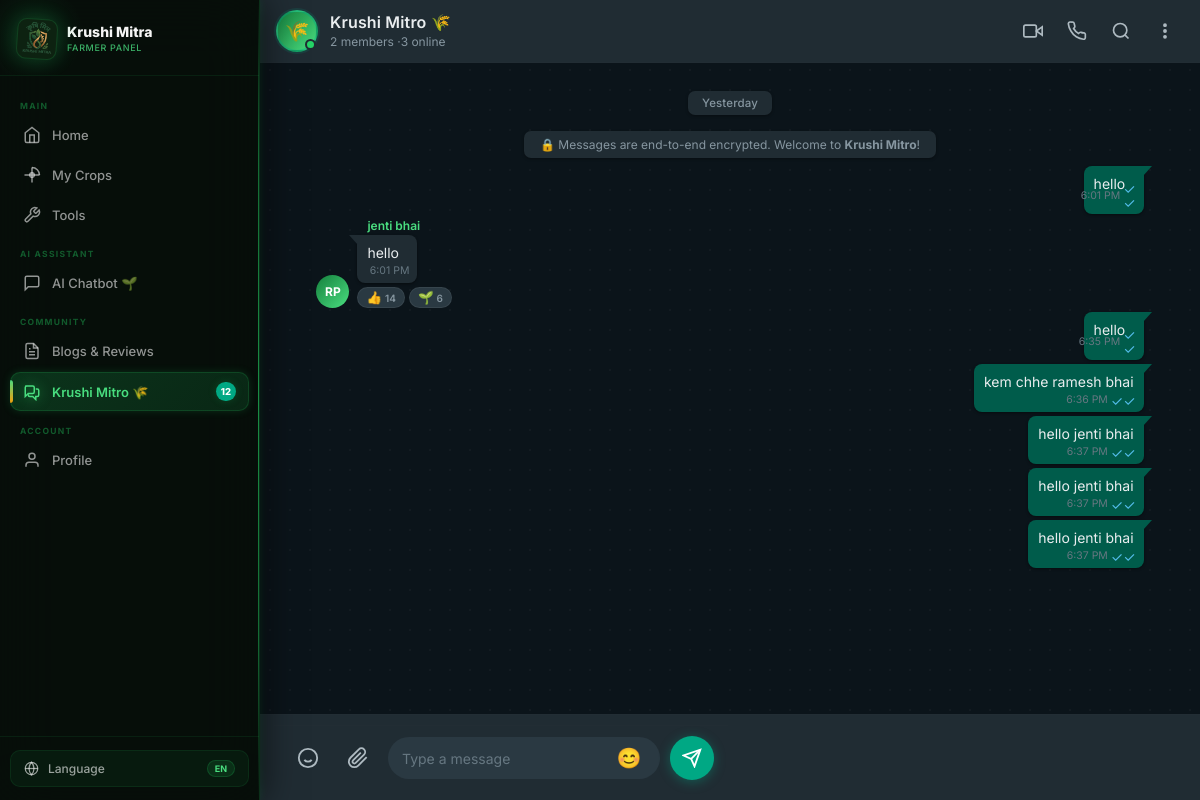
Screenshot of /community_chat (signed in) with the database file from the repository.
### farmer/models.py (models this page shows, shortened)
class community_message(models.Model):
    sender = models.ForeignKey(User,on_delete=models.CASCADE,related_name="message_my")
    message = models.TextField()
    image = models.FileField(upload_to='community/images/', null=True, blank=True)
    created_at = models.DateTimeField(auto_now_add=True)

class User(AbstractUser):
    ROLE_CHOICES = (
        ('Farmer', 'Farmer'),
        ('Buyer', 'Buyer'),
        ('Subadmin', 'Subadmin')
    )
    name = models.CharField(max_length=255)
    role = models.CharField(max_length=20, choices=ROLE_CHOICES)
    email = models.EmailField(unique=True,blank=True, null=True)
    contact = models.CharField(max_length=10, unique=True , blank=True, null=True)
    password = models.CharField(max_length=128)
    is_active = models.BooleanField(default=False)

### farmer/views.py (the view)
        def wrapper(request, *args, **kwargs):
            if "contact" in request.session:
                try:
                    user = User.objects.get(contact=request.session['contact'])
                    request.uid = user
                    if user.role not in allowed_roles:
                        messages.error(request, "Access Denied")
                        return redirect('login')
                    return view_function(request, *args, **kwargs)
                except User.DoesNotExist:
                    return redirect('login')
            return redirect('login')

### farmer/views.py (called while the page is built, shortened)
def check_login(allowed_roles):
    def decorator(view_function):
        def wrapper(request, *args, **kwargs):
            if "contact" in request.session:
                try:
                    user = User.objects.get(contact=request.session['contact'])
                    request.uid = user
                    if user.role not in allowed_roles:
                        messages.error(request, "Access Denied")
                        return redirect('login')
                    return view_function(request, *args, **kwargs)
                except User.DoesNotExist:
                    return redirect('login')
            return redirect('login')
        return wrapper
    return decorator

@check_login(['Farmer'])
def community_chat(request):
    uid = request.uid
    all_messages = community_message.objects.all()
    all_users = User.objects.all()
    user_count = len([user for user in all_users if user.is_active])
    member_count = len([user for user in all_users if user.role == 'Farmer'])
    context = {'uid': uid, 'messages':  all_messages, 'user_count': user_count, 'member_count': member_count}
    return render(request, "farmer/community_chat.html", context)

### farmer/templates/farmer/community_chat.html (shortened to what this page needs)
{% load static %}
<!DOCTYPE html>
<html lang="en">
<head>
  <link rel="stylesheet" href="{% static 'farmer/css/community_chat.css' %}">
</head>
<body>
<div class="app-shell">
  <aside class="sidebar" id="sidebar" role="navigation" aria-label="Farmer panel navigation">
    <div class="sidebar-logo">
      <img src="{% static 'farmer/images/krushi_mitra_logo.png' %}" alt="Krushi Mitra" />
      <div class="brand">Krushi Mitra <span>Farmer Panel</span></div>
    </div>
    <nav class="sidebar-nav">
      <div class="nav-section-title">Main</div>
      <a href="{% url 'farmer_home' %}" class="nav-item" id="nav-home">
        <svg viewBox="0 0 24 24" fill="none" stroke="currentColor" stroke-width="2">
          <path d="M3 9l9-7 9 7v11a2 2 0 0 1-2 2H5a2 2 0 0 1-2-2z"/>
          <polyline points="9 22 9 12 15 12 15 22"/>
        </svg>
        <span>Home</span>
      </a>
      <a href="{% url 'farmer_crops' %}" class="nav-item" id="nav-crops">
        <svg viewBox="0 0 24 24" fill="none" stroke="currentColor" stroke-width="2">
          <path d="M12 2a10 10 0 0 1 10 10"/><path d="M12 2v20"/><path d="M2 12h20"/>
          <circle cx="12" cy="12" r="3"/>
        </svg>
        <span>My Crops</span>
      </a>
      <a href="{% url 'farmer_tools' %}" class="nav-item" id="nav-tools">
        <svg viewBox="0 0 24 24" fill="none" stroke="currentColor" stroke-width="2">
          <path d="M14.7 6.3a1 1 0 0 0 0 1.4l1.6 1.6a1 1 0 0 0 1.4 0l3.77-3.77a6 6 0 0 1-7.94 7.94l-6.91 6.91a2.12 2.12 0 0 1-3-3l6.91-6.91a6 6 0 0 1 7.94-7.94l-3.76 3.76z"/>
        </svg>
        <span>Tools</span>
      </a>
      <div class="nav-section-title">AI Assistant</div>
      <a href="{% url 'farmer_chatbot' %}" class="nav-item" id="nav-chatbot">
        <svg viewBox="0 0 24 24" fill="none" stroke="currentColor" stroke-width="2">
          <path d="M21 15a2 2 0 0 1-2 2H7l-4 4V5a2 2 0 0 1 2-2h14a2 2 0 0 1 2 2z"/>
        </svg>
        <span>AI Chatbot 🌱</span>
      </a>
      <div class="nav-section-title">Community</div>
      <a href="{% url 'farmer_blogs' %}" class="nav-item" id="nav-blogs">
        <svg viewBox="0 0 24 24" fill="none" stroke="currentColor" stroke-width="2">
          <path d="M14 2H6a2 2 0 0 0-2 2v16a2 2 0 0 0 2 2h12a2 2 0 0 0 2-2V8z"/>
          <polyline points="14 2 14 8 20 8"/>
          <line x1="16" y1="13" x2="8" y2="13"/><line x1="16" y1="17" x2="8" y2="17"/>
          <polyline points="10 9 9 9 8 9"/>
        </svg>
        <span>Blogs &amp; Reviews</span>
      </a>
      <a href="{% url 'community_chat' %}" class="nav-item active" id="nav-chat" aria-current="page">
        <svg viewBox="0 0 24 24" fill="none" stroke="currentColor" stroke-width="2">
          <path d="M17 8h2a2 2 0 0 1 2 2v6a2 2 0 0 1-2 2h-2v4l-4-4H9a2 2 0 0 1-2-2v-1"/>
          <path d="M3 4h10a2 2 0 0 1 2 2v6a2 2 0 0 1-2 2H7l-4 4V6a2 2 0 0 1 2-2z"/>
        </svg>
        <span>Krushi Mitro 🌾</span>
        <span class="nav-badge" aria-label="12 unread">12</span>
      </a>
      <div class="nav-section-title">Account</div>
      <a href="{% url 'farmer_profile' %}" class="nav-item" id="nav-profile">
        <svg viewBox="0 0 24 24" fill="none" stroke="currentColor" stroke-width="2">
          <path d="M20 21v-2a4 4 0 0 0-4-4H8a4 4 0 0 0-4 4v2"/>
          <circle cx="12" cy="7" r="4"/>
        </svg>
        <span>Profile</span>
      </a>
    </nav>
    <div class="sidebar-bottom">
      <div class="lang-selector">
        <svg viewBox="0 0 24 24" fill="none" stroke="currentColor" stroke-width="2">
          <circle cx="12" cy="12" r="10"/>
          <line x1="2" y1="12" x2="22" y2="12"/>
          <path d="M12 2a15.3 15.3 0 0 1 4 10 15.3 15.3 0 0 1-4 10 15.3 15.3 0 0 1-4-10 15.3 15.3 0 0 1 4-10z"/>
        </svg>
        <span>Language</span>
        <span class="lang-current-label">EN</span>
      </div>
    </div>
  </aside>
  <div class="wa-chat">
    <div class="wa-header" id="waHeader">
      <div class="wa-header-avatar" title="Krushi Mitro Group" role="img" aria-label="Group icon">🌾</div>
      <div class="wa-header-info">
        <div class="wa-header-name">Krushi Mitro 🌾</div>
        <div class="wa-header-sub" id="headerSub">{{member_count}} members ·{{ user_count }} online</div>
      </div>
      <div class="wa-header-actions">
        <button class="wa-icon-btn" title="Video call" aria-label="Video call" id="vcBtn">
          <svg viewBox="0 0 24 24" fill="none" stroke="currentColor" stroke-width="2">
            <polygon points="23 7 16 12 23 17 23 7"/>
            <rect x="1" y="5" width="15" height="14" rx="2" ry="2"/>
          </svg>
        </button>
        <button class="wa-icon-btn" title="Voice call" aria-label="Voice call" id="callBtn">
        </button>
        <button class="wa-icon-btn" title="Search" aria-label="Search messages" id="searchBtn">
          <svg viewBox="0 0 24 24" fill="none" stroke="currentColor" stroke-width="2">
            <circle cx="11" cy="11" r="8"/><line x1="21" y1="21" x2="16.65" y2="16.65"/>
          </svg>
        </button>
        <button class="wa-icon-btn" title="More options" aria-label="More options" id="moreBtn">
          <svg viewBox="0 0 24 24" fill="none" stroke="currentColor" stroke-width="2">
            <circle cx="12" cy="5"  r="1.3" fill="currentColor"/>
            <circle cx="12" cy="12" r="1.3" fill="currentColor"/>
            <circle cx="12" cy="19" r="1.3" fill="currentColor"/>
          </svg>
        </button>
      </div>
    </div>
    <div class="wa-body" id="waBody" role="log" aria-live="polite" aria-label="Group messages">
      <div class="wa-date-badge"><span>Yesterday</span></div>
      <div class="wa-notice">
        <span>🔒 Messages are end-to-end encrypted. Welcome to <strong>Krushi Mitro</strong>!</span>
      </div>
      {%for message in messages%}
      {% if message.sender != uid %}
      <div class="wa-msg recv" id="m1">
        <div class="wa-av av-g" title="Ramesh Patel">RP</div>
        <div class="wa-bubble-wrap">
          <div class="wa-sender" style="color:#4ade80;">{{message.sender.name}}</div>
          <div class="wa-bubble">
            {{message.message}}
            <div class="wa-meta">
              <span class="wa-time">{{message.created_at|date:"g:i A"}}</span>
            </div>
          </div>
          <div class="wa-reactions">
            <span class="wa-reaction">👍 <span class="wa-reaction-count">14</span></span>
            <span class="wa-reaction">🌱 <span class="wa-reaction-count">6</span></span>
          </div>
        </div>
      </div>
      {% else %}
      <div class="wa-msg sent" id="m4">
        <div class="wa-bubble-wrap">
          <div class="wa-bubble">
            {{message.message}}
            <div class="wa-meta">
              <span class="wa-time">{{message.created_at|date:"g:i A"}}</span>
              <span class="wa-ticks">✓✓</span>
            </div>
          </div>
        </div>
      </div>
      {% endif %}
      {% endfor %}
    </div>
    <form action="{% url 'community_chat' %}" method="post" class="wa-input-bar" role="form" aria-label="Message input">
    <div class="wa-input-bar" role="form" aria-label="Message input">
      <button class="wa-input-icon" id="emojiBtn" title="Emoji" aria-label="Emoji">
        <svg viewBox="0 0 24 24" fill="none" stroke="currentColor" stroke-width="2">
          <circle cx="12" cy="12" r="10"/>
          <path d="M8 14s1.5 2 4 2 4-2 4-2"/><line x1="9" y1="9" x2="9.01" y2="9"/><line x1="15" y1="9" x2="15.01" y2="9"/>
        </svg>
      </button>
      <button class="wa-input-icon" id="attachBtn" title="Attach" aria-label="Attach file">
        <svg viewBox="0 0 24 24" fill="none" stroke="currentColor" stroke-width="2">
          <path d="M21.44 11.05l-9.19 9.19a6 6 0 0 1-8.49-8.49l9.19-9.19a4 4 0 0 1 5.66 5.66l-9.2 9.19a2 2 0 0 1-2.83-2.83l8.49-8.48"/>
        </svg>
      </button>
      <div class="wa-input-wrap">
        <input
          type="text"
          class="wa-input"
          id="msgInput"
          placeholder="Type a message"
          autocomplete="off"
          maxlength="600"
          aria-label="Type a message"
          name="message"
        />
        <button class="wa-emoji-btn" id="smileyBtn" title="Emoji picker" aria-label="Emoji">😊</button>
      </div>
     <button type="submit" class="wa-send-btn" id="sendBtn" title="Send">
    <svg viewBox="0 0 24 24" fill="none" stroke="currentColor" stroke-width="2.2">
        <line x1="22" y1="2" x2="11" y2="13"/>
        <polygon points="22 2 15 22 11 13 2 9 22 2"/>
    </svg>
</button>
    </div>
    </form>
  </div>
</div>
</body>
</html>

### rows the page displays
community_message: message "hello", created_at "6:01 PM"
community_message: sender.name "jenti bhai", message "hello", created_at "6:01 PM"
community_message: message "hello", created_at "6:35 PM"
community_message: message "kem chhe ramesh bhai", created_at "6:36 PM"
community_message: message "hello jenti bhai", created_at "6:37 PM"
community_message: message "hello jenti bhai", created_at "6:37 PM"
community_message: message "hello jenti bhai", created_at "6:37 PM"

### other values shown
{{ member_count }} "2"
{{ user_count }} "3"
